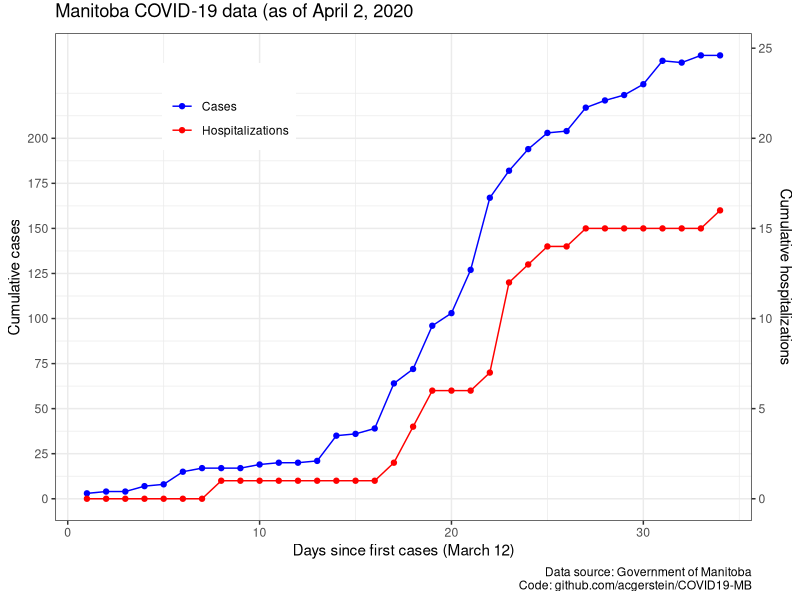
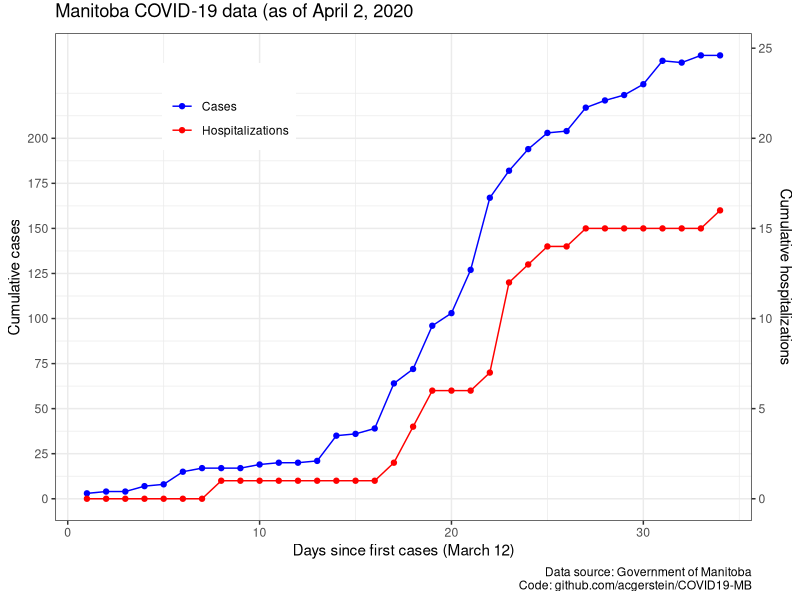

R code for these plots, in order:
## ---- chunk 1
library(tidyverse)
library(here)
## ---- chunk 2
df <- read_csv(here("data", "MB_data.csv"))
df
df$CumulHosp <- cumsum(df$NewHosp)
## ---- chunk 3
gCC <- ggplot(df, aes(x = CumulDate)) +
  geom_point(aes(y = Cases, colour = "Cases")) +
  geom_line(aes(y = Cases, colour = "Cases")) +
  geom_point(aes(y = CumulHosp*10, colour = "Hospitalizations")) +
  geom_line(aes(y = CumulHosp*10, colour = "Hospitalizations")) +
  scale_y_continuous(breaks = seq(0, 200, by = 25), sec.axis = sec_axis(~ . / 10, name = "Cumulative hospitalizations")) +
  theme_bw() +
  scale_colour_manual(values = c("blue", "red")) +
  labs(x = "Days since first cases (March 12)", y ="Cumulative cases", caption ="Data source: Government of Manitoba\n Code: github.com/acgerstein/COVID19-MB", title = "Manitoba COVID-19 data (as of April 2, 2020", colour = "") +
  theme(legend.position = c(0.25, 0.85), plot.title = element_text(hjust = 0, vjust=2.12))

gCC
## ---- chunk 4
ggsave(filename = here("figures", "0402_MB.png"), plot = gCC, device = "png", height = 10, width = 10, units = "cm")
